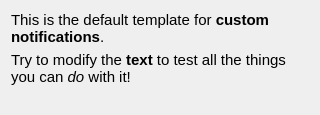
<?xml version="1.0" encoding="UTF-8"?>
<ui version="4.0">
 <class>CustomNotificationDiag</class>
 <widget class="QDialog" name="CustomNotificationDiag">
  <property name="geometry">
   <rect>
    <x>0</x>
    <y>0</y>
    <width>320</width>
    <height>115</height>
   </rect>
  </property>
  <property name="windowTitle">
   <string>DefaultNotificationTitle</string>
  </property>
  <layout class="QVBoxLayout" name="verticalLayout_2">
   <item>
    <layout class="QVBoxLayout" name="verticalLayout">
     <item alignment="Qt::AlignTop">
      <widget class="QLabel" name="label">
       <property name="font">
        <font>
         <family>Tahoma</family>
         <pointsize>10</pointsize>
        </font>
       </property>
       <property name="text">
        <string>&lt;html&gt;&lt;head/&gt;&lt;body&gt;&lt;p style=&quot;margin:5px; margin-left:0px&quot;&gt;&lt;span style=&quot; font-size:11pt;&quot;&gt;This is the default template for &lt;/span&gt;&lt;span style=&quot; font-size:11pt; font-weight:600;&quot;&gt;custom notifications&lt;/span&gt;&lt;span style=&quot; font-size:11pt;&quot;&gt;.&lt;/span&gt;&lt;/p&gt;&lt;p style=&quot;margin:5px; margin-left:0px&quot;&gt;&lt;span style=&quot; font-size:11pt;&quot;&gt;Try to modify the &lt;/span&gt;&lt;span style=&quot; font-size:11pt; font-weight:600;&quot;&gt;text&lt;/span&gt;&lt;span style=&quot; font-size:11pt;&quot;&gt; to test all the things you can &lt;/span&gt;&lt;span style=&quot; font-size:11pt; font-style:italic;&quot;&gt;do&lt;/span&gt;&lt;span style=&quot; font-size:11pt;&quot;&gt; with it!&lt;/span&gt;&lt;/p&gt;&lt;/body&gt;&lt;/html&gt;</string>
       </property>
       <property name="wordWrap">
        <bool>true</bool>
       </property>
      </widget>
     </item>
    </layout>
   </item>
  </layout>
 </widget>
 <resources/>
 <connections/>
</ui>
